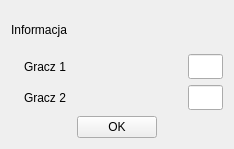
<?xml version="1.0" encoding="UTF-8"?>
<ui version="4.0">
 <class>Koniec</class>
 <widget class="QWidget" name="Koniec">
  <property name="geometry">
   <rect>
    <x>0</x>
    <y>0</y>
    <width>234</width>
    <height>149</height>
   </rect>
  </property>
  <property name="windowTitle">
   <string>End</string>
  </property>
  <property name="windowIcon">
   <iconset>
    <normaloff>:/icons/witcher.png</normaloff>:/icons/witcher.png</iconset>
  </property>
  <layout class="QGridLayout" name="gridLayout_2">
   <item row="0" column="0">
    <layout class="QVBoxLayout" name="verticalLayout">
     <item>
      <widget class="QLabel" name="labelWiadomosc">
       <property name="text">
        <string>Informacja</string>
       </property>
      </widget>
     </item>
     <item>
      <layout class="QHBoxLayout" name="horizontalLayout">
       <item>
        <widget class="QLabel" name="labelKoniec">
         <property name="text">
          <string/>
         </property>
         <property name="pixmap">
          <pixmap resource="../resources/cards.qrc">:/ikony/wygrana.png</pixmap>
         </property>
        </widget>
       </item>
       <item>
        <layout class="QGridLayout" name="gridLayout">
         <item row="0" column="0">
          <widget class="QLabel" name="labelG1">
           <property name="text">
            <string>Gracz 1</string>
           </property>
          </widget>
         </item>
         <item row="0" column="1">
          <spacer name="horizontalSpacer">
           <property name="orientation">
            <enum>Qt::Horizontal</enum>
           </property>
           <property name="sizeHint" stdset="0">
            <size>
             <width>40</width>
             <height>20</height>
            </size>
           </property>
          </spacer>
         </item>
         <item row="0" column="2">
          <widget class="QLineEdit" name="lineEditG1">
           <property name="minimumSize">
            <size>
             <width>35</width>
             <height>25</height>
            </size>
           </property>
           <property name="maximumSize">
            <size>
             <width>35</width>
             <height>25</height>
            </size>
           </property>
           <property name="readOnly">
            <bool>true</bool>
           </property>
          </widget>
         </item>
         <item row="1" column="0">
          <widget class="QLabel" name="labelG2">
           <property name="text">
            <string>Gracz 2</string>
           </property>
          </widget>
         </item>
         <item row="1" column="1">
          <spacer name="horizontalSpacer_2">
           <property name="orientation">
            <enum>Qt::Horizontal</enum>
           </property>
           <property name="sizeHint" stdset="0">
            <size>
             <width>40</width>
             <height>20</height>
            </size>
           </property>
          </spacer>
         </item>
         <item row="1" column="2">
          <widget class="QLineEdit" name="lineEditG2">
           <property name="minimumSize">
            <size>
             <width>35</width>
             <height>25</height>
            </size>
           </property>
           <property name="maximumSize">
            <size>
             <width>35</width>
             <height>25</height>
            </size>
           </property>
           <property name="readOnly">
            <bool>true</bool>
           </property>
          </widget>
         </item>
        </layout>
       </item>
      </layout>
     </item>
    </layout>
   </item>
   <item row="1" column="0">
    <layout class="QHBoxLayout" name="horizontalLayout_2">
     <item>
      <spacer name="horizontalSpacer_3">
       <property name="orientation">
        <enum>Qt::Horizontal</enum>
       </property>
       <property name="sizeHint" stdset="0">
        <size>
         <width>40</width>
         <height>20</height>
        </size>
       </property>
      </spacer>
     </item>
     <item>
      <widget class="QPushButton" name="pushButtonOk">
       <property name="text">
        <string>OK</string>
       </property>
       <property name="icon">
        <iconset resource="../resources/cards.qrc">
         <normaloff>:/ikony/tak.png</normaloff>:/ikony/tak.png</iconset>
       </property>
      </widget>
     </item>
     <item>
      <spacer name="horizontalSpacer_4">
       <property name="orientation">
        <enum>Qt::Horizontal</enum>
       </property>
       <property name="sizeHint" stdset="0">
        <size>
         <width>40</width>
         <height>20</height>
        </size>
       </property>
      </spacer>
     </item>
    </layout>
   </item>
  </layout>
 </widget>
 <resources>
  <include location="../resources/cards.qrc"/>
 </resources>
 <connections/>
</ui>
